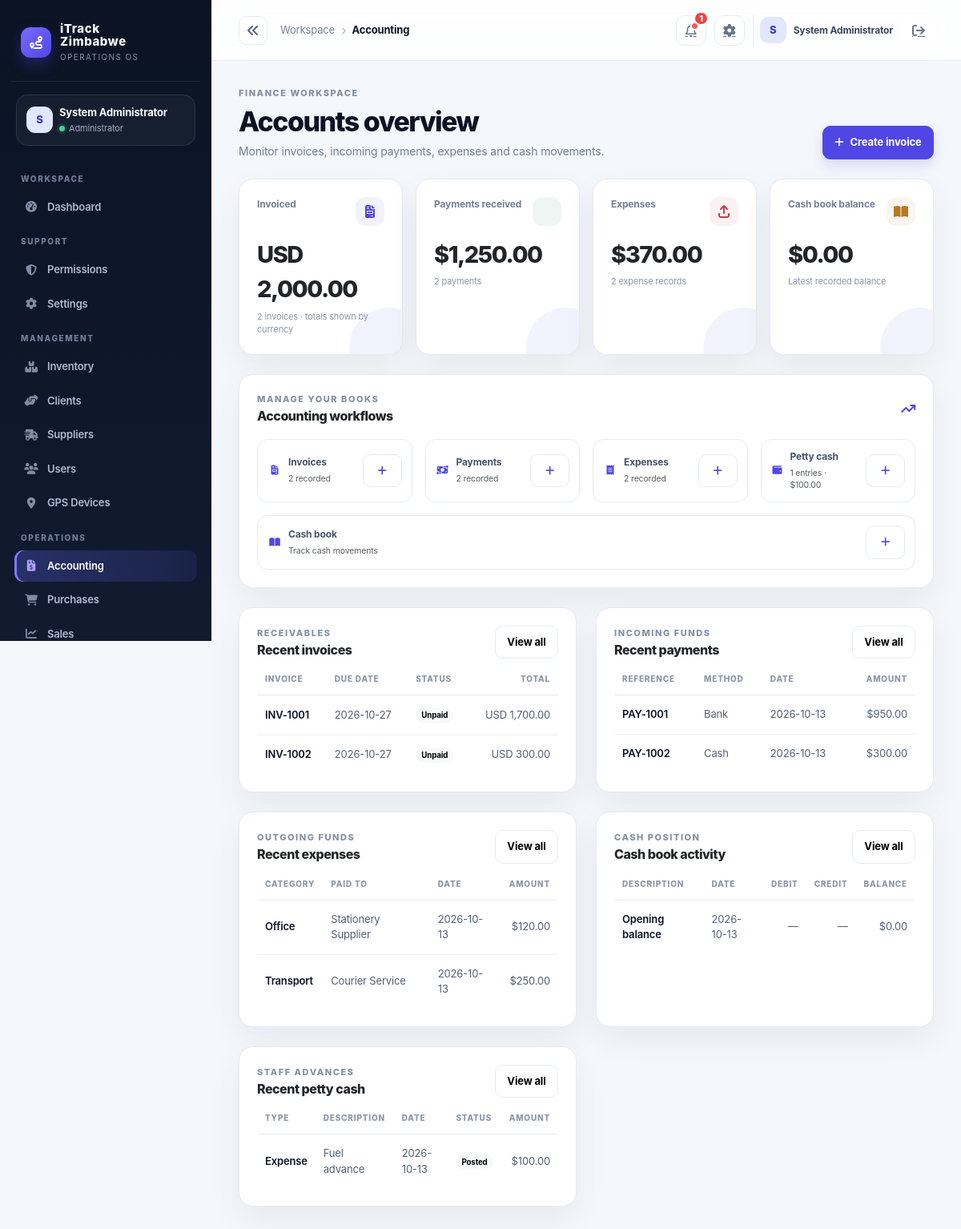
The page /index.php?controller=accounting (signed in) on the database its author committed.
### tables this page shows
CREATE TABLE IF NOT EXISTS invoices (
  id INT AUTO_INCREMENT PRIMARY KEY,
  sale_id INT NOT NULL,
  invoice_number VARCHAR(150) NOT NULL UNIQUE,
  due_date DATE NOT NULL,
  status VARCHAR(50) NOT NULL DEFAULT 'unpaid',
  total_amount DECIMAL(14,2) NOT NULL DEFAULT 0.00,
  currency VARCHAR(8) NOT NULL DEFAULT 'USD',
  issue_date DATE NOT NULL DEFAULT CURRENT_DATE,
  reference_number VARCHAR(150),
  sales_person VARCHAR(150),
  customer_registered_name VARCHAR(200),
  customer_trade_name VARCHAR(200),
  customer_address TEXT,
  customer_email VARCHAR(190),
  customer_phone VARCHAR(80),
  customer_tin VARCHAR(80),
  customer_vat VARCHAR(80),
  created_at TIMESTAMP DEFAULT CURRENT_TIMESTAMP,
  FOREIGN KEY (sale_id) REFERENCES sales(id) ON DELETE CASCADE
);

CREATE TABLE IF NOT EXISTS payments (
  id INT AUTO_INCREMENT PRIMARY KEY,
  invoice_id INT NULL,
  sale_id INT NULL,
  paid_by INT NULL,
  payment_date DATE NOT NULL DEFAULT CURRENT_DATE,
  amount DECIMAL(14,2) NOT NULL DEFAULT 0.00,
  method VARCHAR(50) NOT NULL DEFAULT 'cash',
  reference VARCHAR(150),
  created_at TIMESTAMP DEFAULT CURRENT_TIMESTAMP,
  FOREIGN KEY (invoice_id) REFERENCES invoices(id) ON DELETE SET NULL,
  FOREIGN KEY (sale_id) REFERENCES sales(id) ON DELETE SET NULL,
  FOREIGN KEY (paid_by) REFERENCES users(id) ON DELETE SET NULL
);

CREATE TABLE IF NOT EXISTS expenses (
  id INT AUTO_INCREMENT PRIMARY KEY,
  category VARCHAR(150) NOT NULL,
  amount DECIMAL(14,2) NOT NULL DEFAULT 0.00,
  paid_to VARCHAR(150),
  paid_by INT NULL,
  payment_date DATE NOT NULL DEFAULT CURRENT_DATE,
  description TEXT,
  created_at TIMESTAMP DEFAULT CURRENT_TIMESTAMP,
  FOREIGN KEY (paid_by) REFERENCES users(id) ON DELETE SET NULL
);

CREATE TABLE IF NOT EXISTS cash_book (
  id INT AUTO_INCREMENT PRIMARY KEY,
  entry_date DATE NOT NULL DEFAULT CURRENT_DATE,
  description VARCHAR(255),
  debit DECIMAL(14,2) NOT NULL DEFAULT 0.00,
  credit DECIMAL(14,2) NOT NULL DEFAULT 0.00,
  balance DECIMAL(14,2) NOT NULL DEFAULT 0.00,
  created_by INT NULL,
  created_at TIMESTAMP DEFAULT CURRENT_TIMESTAMP,
  FOREIGN KEY (created_by) REFERENCES users(id) ON DELETE SET NULL
);

CREATE TABLE IF NOT EXISTS petty_cash (
  id INT AUTO_INCREMENT PRIMARY KEY,
  user_id INT NULL,
  amount DECIMAL(14,2) NOT NULL DEFAULT 0.00,
  transaction_date DATE NOT NULL DEFAULT CURRENT_DATE,
  type VARCHAR(50) NOT NULL DEFAULT 'expense',
  description TEXT,
  status VARCHAR(50) NOT NULL DEFAULT 'posted',
  created_at TIMESTAMP DEFAULT CURRENT_TIMESTAMP,
  FOREIGN KEY (user_id) REFERENCES users(id) ON DELETE SET NULL
);

### app/views/accounting/index.php (the view, shortened to what the rows shown need)
<div class="d-flex flex-column flex-lg-row justify-content-between align-items-lg-end gap-3 mb-4">
    <div>
        <h1 class="page-title">Accounts overview</h1>
    </div>
</div>
<section class="card mb-4">
    <div class="card-body">
        <div class="section-heading">
            <div><div class="eyebrow">Manage your books</div><h2 class="mt-1">Accounting workflows</h2></div>
        </div>
    </div>
</section>
<div class="row g-4">
    <div class="col-xl-6">
        <section class="card h-100">
            <div class="card-body">
                <div class="section-heading">
                    <div><div class="eyebrow">Receivables</div><h2 class="mt-1">Recent invoices</h2></div>
                </div>
                <?php if (empty($recentInvoices)): ?>
                    <p class="text-muted mb-0">No invoices have been created yet.</p>
                <?php else: ?>
                    <div class="table-responsive">
                        <table class="table table-hover align-middle">
                            <thead><tr><th>Invoice</th><th>Due date</th><th>Status</th><th class="text-end">Total</th></tr></thead>
                            <tbody>
                                <?php foreach ($recentInvoices as $invoice): ?>
                                    <tr>
                                        <td class="fw-semibold"><?= htmlspecialchars($invoice['invoice_number'] ?? '', ENT_QUOTES, 'UTF-8') ?></td>
                                        <td><?= htmlspecialchars($invoice['due_date'] ?? '', ENT_QUOTES, 'UTF-8') ?></td>
                                        <td><span class="badge text-bg-light"><?= htmlspecialchars(ucfirst((string) ($invoice['status'] ?? '')), ENT_QUOTES, 'UTF-8') ?></span></td>
                                        <td class="text-end"><?= htmlspecialchars(strtoupper((string) ($invoice['currency'] ?? 'USD')), ENT_QUOTES, 'UTF-8') ?> <?= number_format((float) ($invoice['total_amount'] ?? 0), 2) ?></td>
                                    </tr>
                                <?php endforeach; ?>
                            </tbody>
                        </table>
                    </div>
                <?php endif; ?>
            </div>
        </section>
    </div>
    <div class="col-xl-6">
        <section class="card h-100">
            <div class="card-body">
                <div class="section-heading">
                    <div><div class="eyebrow">Incoming funds</div><h2 class="mt-1">Recent payments</h2></div>
                </div>
                <?php if (empty($recentPayments)): ?>
                    <p class="text-muted mb-0">No payments have been recorded yet.</p>
                <?php else: ?>
                    <div class="table-responsive">
                        <table class="table table-hover align-middle">
                            <thead><tr><th>Reference</th><th>Method</th><th>Date</th><th class="text-end">Amount</th></tr></thead>
                            <tbody>
                                <?php foreach ($recentPayments as $payment): ?>
                                    <tr>
                                        <td class="fw-semibold"><?= htmlspecialchars(($payment['reference'] ?? '') ?: '—', ENT_QUOTES, 'UTF-8') ?></td>
                                        <td><?= htmlspecialchars(ucwords(str_replace('_', ' ', (string) ($payment['method'] ?? ''))), ENT_QUOTES, 'UTF-8') ?></td>
                                        <td><?= htmlspecialchars($payment['payment_date'] ?? '', ENT_QUOTES, 'UTF-8') ?></td>
                                        <td class="text-end">$<?= number_format((float) ($payment['amount'] ?? 0), 2) ?></td>
                                    </tr>
                                <?php endforeach; ?>
                            </tbody>
                        </table>
                    </div>
                <?php endif; ?>
            </div>
        </section>
    </div>
    <div class="col-xl-6">
        <section class="card h-100">
            <div class="card-body">
                <div class="section-heading">
                    <div><div class="eyebrow">Outgoing funds</div><h2 class="mt-1">Recent expenses</h2></div>
                </div>
                <?php if (empty($recentExpenses)): ?>
                    <p class="text-muted mb-0">No expenses have been recorded yet.</p>
                <?php else: ?>
                    <div class="table-responsive">
                        <table class="table table-hover align-middle">
                            <thead><tr><th>Category</th><th>Paid to</th><th>Date</th><th class="text-end">Amount</th></tr></thead>
                            <tbody>
                                <?php foreach ($recentExpenses as $expense): ?>
                                    <tr>
                                        <td class="fw-semibold"><?= htmlspecialchars($expense['category'] ?? '', ENT_QUOTES, 'UTF-8') ?></td>
                                        <td><?= htmlspecialchars($expense['paid_to'] ?? '', ENT_QUOTES, 'UTF-8') ?></td>
                                        <td><?= htmlspecialchars($expense['payment_date'] ?? '', ENT_QUOTES, 'UTF-8') ?></td>
                                        <td class="text-end">$<?= number_format((float) ($expense['amount'] ?? 0), 2) ?></td>
                                    </tr>
                                <?php endforeach; ?>
                            </tbody>
                        </table>
                    </div>
                <?php endif; ?>
            </div>
        </section>
    </div>
    <div class="col-xl-6">
        <section class="card h-100">
            <div class="card-body">
                <div class="section-heading">
                    <div><div class="eyebrow">Cash position</div><h2 class="mt-1">Cash book activity</h2></div>
                </div>
                <?php if (empty($recentCashBook)): ?>
                    <p class="text-muted mb-0">No cash book entries have been recorded yet.</p>
                <?php else: ?>
                    <div class="table-responsive">
                        <table class="table table-hover align-middle">
                            <thead><tr><th>Description</th><th>Date</th><th class="text-end">Debit</th><th class="text-end">Credit</th><th class="text-end">Balance</th></tr></thead>
                            <tbody>
                                <?php foreach ($recentCashBook as $entry): ?>
                                    <tr>
                                        <td class="fw-semibold"><?= htmlspecialchars($entry['description'] ?? '', ENT_QUOTES, 'UTF-8') ?></td>
                                        <td><?= htmlspecialchars($entry['entry_date'] ?? '', ENT_QUOTES, 'UTF-8') ?></td>
                                        <td class="text-end"><?= (float) ($entry['debit'] ?? 0) > 0 ? '$' . number_format((float) $entry['debit'], 2) : '—' ?></td>
                                        <td class="text-end"><?= (float) ($entry['credit'] ?? 0) > 0 ? '$' . number_format((float) $entry['credit'], 2) : '—' ?></td>
                                        <td class="text-end">$<?= number_format((float) ($entry['balance'] ?? 0), 2) ?></td>
                                    </tr>
                                <?php endforeach; ?>
                            </tbody>
                        </table>
                    </div>
                <?php endif; ?>
            </div>
        </section>
    </div>
    <div class="col-xl-6">
        <section class="card h-100">
            <div class="card-body">
                <div class="section-heading">
                    <div><div class="eyebrow">Staff advances</div><h2 class="mt-1">Recent petty cash</h2></div>
                </div>
                <?php if (empty($recentPettyCash)): ?>
                    <p class="text-muted mb-0">No petty cash entries have been recorded yet.</p>
                <?php else: ?>
                    <div class="table-responsive">
                        <table class="table table-hover align-middle">
                            <thead><tr><th>Type</th><th>Description</th><th>Date</th><th>Status</th><th class="text-end">Amount</th></tr></thead>
                            <tbody>
                                <?php foreach ($recentPettyCash as $entry): ?>
                                    <tr>
                                        <td class="fw-semibold"><?= htmlspecialchars(ucfirst((string) ($entry['type'] ?? '')), ENT_QUOTES, 'UTF-8') ?></td>
                                        <td><?= htmlspecialchars($entry['description'] ?? '', ENT_QUOTES, 'UTF-8') ?></td>
                                        <td><?= htmlspecialchars($entry['transaction_date'] ?? '', ENT_QUOTES, 'UTF-8') ?></td>
                                        <td><span class="badge text-bg-light"><?= htmlspecialchars(ucfirst((string) ($entry['status'] ?? '')), ENT_QUOTES, 'UTF-8') ?></span></td>
                                        <td class="text-end">$<?= number_format((float) ($entry['amount'] ?? 0), 2) ?></td>
                                    </tr>
                                <?php endforeach; ?>
                            </tbody>
                        </table>
                    </div>
                <?php endif; ?>
            </div>
        </section>
    </div>
</div>

### rows shown on the page
invoices: invoice_number "INV-1001", due_date "2026-10-27", status "Unpaid", currency "USD", total_amount "1,700.00"
invoices: invoice_number "INV-1002", due_date "2026-10-27", status "Unpaid", currency "USD", total_amount "300.00"
payments: reference "PAY-1001", method "Bank", payment_date "2026-10-13", amount "950.00"
payments: reference "PAY-1002", method "Cash", payment_date "2026-10-13", amount "300.00"
expenses: category "Office", paid_to "Stationery Supplier", payment_date "2026-10-13", amount "120.00"
expenses: category "Transport", paid_to "Courier Service", payment_date "2026-10-13", amount "250.00"
cash_book: description "Opening balance", entry_date "2026-10-13", balance "0.00"
petty_cash: type "Expense", description "Fuel advance", transaction_date "2026-10-13", status "Posted", amount "100.00"

### other values the page prints
$initials "S"
$user['name'] "System Administrator"
$role "Administrator"
$group "WORKSPACE"
$item['label'] "Dashboard"
$group "SUPPORT"
$item['label'] "Permissions"
$item['label'] "Settings"
$group "MANAGEMENT"
$item['label'] "Inventory"
$item['label'] "Clients"
$item['label'] "Suppliers"
$item['label'] "Users"
$item['label'] "GPS Devices"
$group "OPERATIONS"
